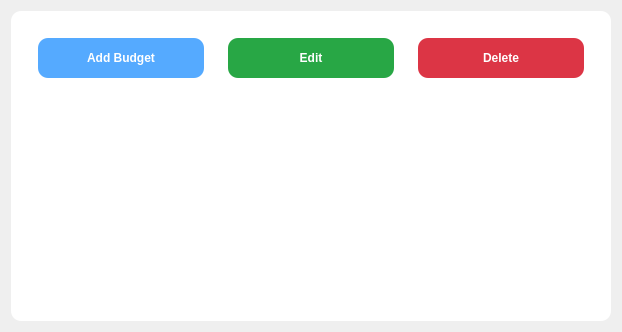
               <widget class="QWidget" name="Budget_page">
                <layout class="QVBoxLayout" name="verticalLayout_20">
                 <item>
                  <widget class="QFrame" name="frame_41">
                   <property name="styleSheet">
                    <string notr="true">background-color: rgb(255, 255, 255);
border-radius:10px;</string>
                   </property>
                   <property name="frameShape">
                    <enum>QFrame::StyledPanel</enum>
                   </property>
                   <property name="frameShadow">
                    <enum>QFrame::Raised</enum>
                   </property>
                   <layout class="QVBoxLayout" name="verticalLayout_25">
                    <item alignment="Qt::AlignLeft|Qt::AlignTop">
                     <widget class="QFrame" name="frame_42">
                      <property name="frameShape">
                       <enum>QFrame::StyledPanel</enum>
                      </property>
                      <property name="frameShadow">
                       <enum>QFrame::Raised</enum>
                      </property>
                      <layout class="QHBoxLayout" name="horizontalLayout_36">
                       <item alignment="Qt::AlignLeft">
                        <widget class="QFrame" name="frame_45">
                         <property name="frameShape">
                          <enum>QFrame::StyledPanel</enum>
                         </property>
                         <property name="frameShadow">
                          <enum>QFrame::Raised</enum>
                         </property>
                         <layout class="QHBoxLayout" name="horizontalLayout_37">
                          <item>
                           <widget class="QPushButton" name="add_budget">
                            <property name="minimumSize">
                             <size>
                              <width>166</width>
                              <height>40</height>
                             </size>
                            </property>
                            <property name="font">
                             <font>
                              <pointsize>9</pointsize>
                              <weight>75</weight>
                              <bold>true</bold>
                             </font>
                            </property>
                            <property name="cursor">
                             <cursorShape>PointingHandCursor</cursorShape>
                            </property>
                            <property name="styleSheet">
                             <string notr="true">#add_budget{
	background-color: rgb(85, 170, 255);
	color: rgb(255, 255, 255);
}
#add_budget:hover{
	
	background-color: rgb(0, 85, 127);
}</string>
                            </property>
                            <property name="text">
                             <string>Add Budget</string>
                            </property>
                            <property name="icon">
                             <iconset resource="../Resource/resource.qrc">
                              <normaloff>:/icon/plus.svg</normaloff>:/icon/plus.svg</iconset>
                            </property>
                           </widget>
                          </item>
                         </layout>
                        </widget>
                       </item>
                       <item>
                        <widget class="QFrame" name="frame_44">
                         <property name="sizePolicy">
                          <sizepolicy hsizetype="Expanding" vsizetype="Preferred">
                           <horstretch>0</horstretch>
                           <verstretch>0</verstretch>
                          </sizepolicy>
                         </property>
                         <property name="frameShape">
                          <enum>QFrame::StyledPanel</enum>
                         </property>
                         <property name="frameShadow">
                          <enum>QFrame::Raised</enum>
                         </property>
                         <layout class="QHBoxLayout" name="horizontalLayout_42">
                          <property name="leftMargin">
                           <number>0</number>
                          </property>
                          <property name="topMargin">
                           <number>0</number>
                          </property>
                          <property name="rightMargin">
                           <number>0</number>
                          </property>
                          <property name="bottomMargin">
                           <number>0</number>
                          </property>
                          <item>
                           <widget class="QFrame" name="frame_edit">
                            <property name="frameShape">
                             <enum>QFrame::StyledPanel</enum>
                            </property>
                            <property name="frameShadow">
                             <enum>QFrame::Raised</enum>
                            </property>
                            <layout class="QHBoxLayout" name="horizontalLayout_43">
                             <item>
                              <widget class="QPushButton" name="edit_budget_button">
                               <property name="minimumSize">
                                <size>
                                 <width>166</width>
                                 <height>40</height>
                                </size>
                               </property>
                               <property name="font">
                                <font>
                                 <pointsize>9</pointsize>
                                 <weight>75</weight>
                                 <bold>true</bold>
                                </font>
                               </property>
                               <property name="cursor">
                                <cursorShape>PointingHandCursor</cursorShape>
                               </property>
                               <property name="styleSheet">
                                <string notr="true">#edit_budget_button{
	background-color:#28A745;
	color: rgb(255, 255, 255);
}
#edit_budget_button:hover{
	background-color:#198754;
}</string>
                               </property>
                               <property name="text">
                                <string>Edit</string>
                               </property>
                              </widget>
                             </item>
                            </layout>
                           </widget>
                          </item>
                          <item>
                           <widget class="QFrame" name="frame_delete_2">
                            <property name="frameShape">
                             <enum>QFrame::StyledPanel</enum>
                            </property>
                            <property name="frameShadow">
                             <enum>QFrame::Raised</enum>
                            </property>
                            <layout class="QHBoxLayout" name="horizontalLayout_44">
                             <item>
                              <widget class="QPushButton" name="delete_budget_button">
                               <property name="minimumSize">
                                <size>
                                 <width>166</width>
                                 <height>40</height>
                                </size>
                               </property>
                               <property name="font">
                                <font>
                                 <pointsize>9</pointsize>
                                 <weight>75</weight>
                                 <bold>true</bold>
                                </font>
                               </property>
                               <property name="cursor">
                                <cursorShape>PointingHandCursor</cursorShape>
                               </property>
                               <property name="styleSheet">
                                <string notr="true">#delete_budget_button{
	background-color:#DC3545;
	
	color: rgb(255, 255, 255);
}
#delete_budget_button:hover{
	background-color:#D32F2F;
}</string>
                               </property>
                               <property name="text">
                                <string>Delete</string>
                               </property>
                              </widget>
                             </item>
                            </layout>
                           </widget>
                          </item>
                         </layout>
                        </widget>
                       </item>
                      </layout>
                     </widget>
                    </item>
                    <item>
                     <widget class="QFrame" name="frame_43">
                      <property name="sizePolicy">
                       <sizepolicy hsizetype="Preferred" vsizetype="Expanding">
                        <horstretch>0</horstretch>
                        <verstretch>0</verstretch>
                       </sizepolicy>
                      </property>
                      <property name="frameShape">
                       <enum>QFrame::StyledPanel</enum>
                      </property>
                      <property name="frameShadow">
                       <enum>QFrame::Raised</enum>
                      </property>
                      <layout class="QVBoxLayout" name="verticalLayout_26">
                       <item>
                        <widget class="QTableWidget" name="Budget_table">
                         <property name="styleSheet">
                          <string notr="true">QTableWidget {
    font: 13px &quot;Segoe UI&quot;;
}

QHeaderView::section {
    background-color: #2980b9;
    color: white;
    padding: 6px;
	border: 1px solid rgb(191, 191, 191);
    font-weight: bold;
}

QTableWidget::item {
    padding: 6px;
    border: none;
}

QTableWidget::item:selected {
    background-color: #cce5ff;
	border: 1px solid #2980b9;
    color: black;

}

QTableView::item:alternate { 
                background-color: #f0f0f0; 
            }
            
            QTableView::item:!alternate {
                background-color: #ffffff;
            }
QTableWidget QScrollBar:vertical {
    background: #f0f0f0;
    width: 10px;
    margin: 0px 0px 0px 0px;
    border: none;
    border-radius: 5px;
}

QTableWidget QScrollBar::handle:vertical {
    background: #7aa5d2;
    min-height: 30px;
    border-radius: 5px;
}

QTableWidget QScrollBar::handle:vertical:hover {
    background: #5a92c4;
}

QTableWidget QScrollBar::add-line:vertical, 
QTableWidget QScrollBar::sub-line:vertical {
    background: none;
    height: 0px;
}

QTableWidget QScrollBar::add-page:vertical, 
QTableWidget QScrollBar::sub-page:vertical {
    background: none;
}
</string>
                         </property>
                        </widget>
                       </item>
                      </layout>
                     </widget>
                    </item>
                   </layout>
                  </widget>
                 </item>
                </layout>
               </widget>
